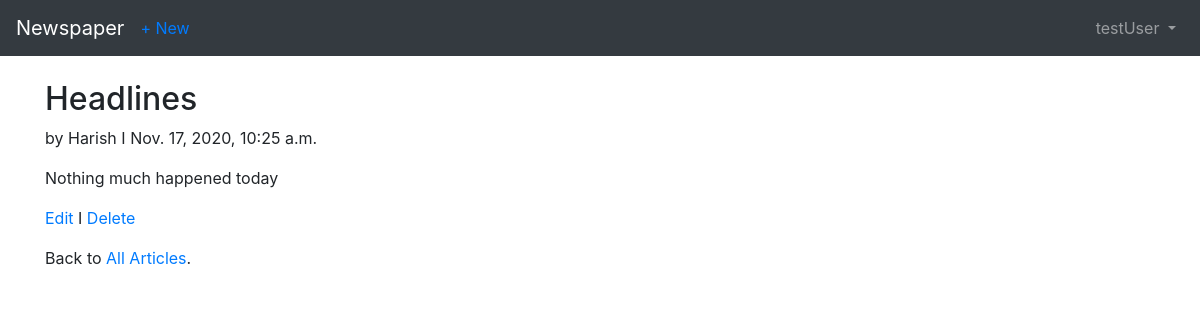
Page /articles/2/ (signed in) on the committed database.
### users/models.py (models this page shows)
class CustomUser(AbstractUser):
    age = models.PositiveIntegerField(default=0)

### articles/models.py (models this page shows, shortened)
class Article(models.Model):
    title = models.CharField(max_length=255)
    body = models.TextField()
    date = models.DateTimeField(auto_now_add=True)
    author = models.ForeignKey(get_user_model(),on_delete=models.CASCADE,)

### articles/views.py (the view)
# urls.py: path('<int:pk>/',views.ArticleDetailView.as_view(), name='article_detail'),
class ArticleDetailView(LoginRequiredMixin,DetailView):
    model = models.Article
    login_url = 'login'
    template_name = 'articles/article_detail.html'

### templates/articles/article_detail.html
{% extends 'base.html' %} {% block content %}
<div class="article-entry">
    <h2>{{ object.title }}</h2>
    <p>by {{ object.author }} I {{ object.date }}</p>
    <p> {{ object.body }}</p>
</div>
<p><a href=" {% url 'article_edit' article.pk %}">Edit</a> I <a href=" {%url 'article_delete' article.pk %}">Delete</a></p>
<p>Back to <a href=" {% url 'article_list' %}">All Articles</a>.</p>
{% endblock content %}

### templates/base.html (shortened to what this page needs)
<!doctype html>
<html lang="en">
{% load crispy_forms_tags %}
<head>
    <link rel="stylesheet" href="https://cdn.jsdelivr.net/npm/bootstrap@4.5.3/dist/css/bootstrap.min.css">
</head>
<body>
    <nav class="navbar navbar-expand-md navbar-dark bg-dark mb-4">
        <a class="navbar-brand" href="{% url 'home' %}">Newspaper</a> {% if user.is_authenticated %}
        <ul class="navbar-nav mr-auto">
            <li class="nav-item"><a href=" {% url 'article_new' %}">+ New</a></li>
        </ul>
        {% endif %}
        <div class="collapse navbar-collapse" id="navbarCollapse">
            {% if user.is_authenticated %}
            <ul class="navbar-nav ml-auto">
                <li class="nav-item">
                    <a class="nav-link dropdown-toggle" href="#" id="userMenu" data-toggle="dropdown" aria-haspopup="true" aria-expanded="false">
                  {{ user.username }}
                </a>
                </li>
            </ul>
            {% endif %}
        </div>
    </nav>
    <div class="container">
        {% block content %} {% endblock %}
    </div>
</html>

### rows in the picture
CustomUser: username "testUser"
Article: title "Headlines", author "Harish", date "Nov. 17, 2020, 10:25 a.m.", body "Nothing much happened today"
